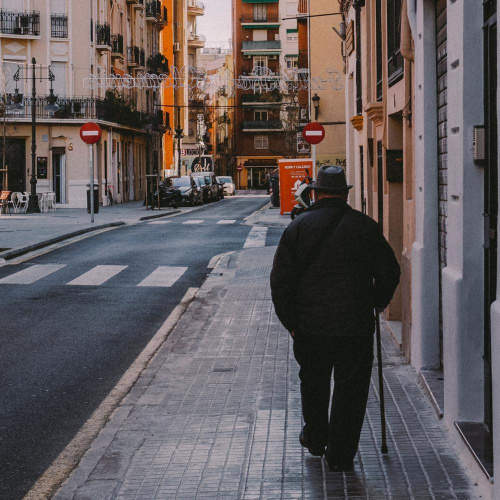
//> input picture No_entry/NoEntry0.bmp, 1000 x 1000 px (shown at 1/2 size)
$ ./hough2   (built with g++ and OpenCV 4)
//> lines starting //> are read from the running program, lines starting //| are printed output that depends on the picture; after the words box and inside, x2 and y2 are one past the last pixel; in counts of white or black regions, pixels touching at a corner belong together
#include <stdio.h>
#include "opencv2/objdetect/objdetect.hpp"
#include "opencv2/opencv.hpp"
#include "opencv2/core/core.hpp"
#include "opencv2/highgui/highgui.hpp"
#include "opencv2/imgproc/imgproc.hpp"
#include <iostream>
#include <stdio.h>
#include <fstream>
#include <vector>
#include <string>

using namespace cv;
using namespace std;

ifstream fin("dataGTNoEntrySigns/dataNoEntry0gt.txt");
ofstream fout("imageResultsFaces/noentry2facesresults.txt");

/** Global variables */
String cascade_name = "NoEntrycascade/cascade.xml";
CascadeClassifier cascade;

/*Global vectors of detected frontal faces and actual ground truths*/
vector<Rect> noentrysign;
vector<Rect> gtnoentrysign;

const int maxRadius = 150;

vector<double> roLocations;
vector<double> thetaLocations;
vector<Point> roThetaLoc;

typedef struct LineParameters {
	//double m, c, theta, ro;
    Point pointStart, pointFinish;
}LineParameters;

typedef struct CircleParameters {
	int x, y, radius;
}CircleParameters;

//vector<CircleParameters> circles;

int*** malloc3dArray(int dim1, int dim2, int dim3)
{
//> called with dim1 = 1001, dim2 = 1001, dim3 = 500
	int i, j, k;
	int*** array = (int***)malloc(dim1 * sizeof(int**));
	for (i = 0; i < dim1; i++) {
		array[i] = (int**)malloc(dim2 * sizeof(int*));
		for (j = 0; j < dim2; j++) {
			array[i][j] = (int*)malloc(dim3 * sizeof(int));
		}
	}
	return array;
}

void free3d(int ***arr, int y, int x, int r)  {
    for (int i = 0; i < y; i++)  {
        for (int j = 0; j < x; j++)  {
            free(arr[i][j]);
        }
        free(arr[i]);
    }
    free(arr);
}

void computeDXDY(Mat input, Mat& dx, Mat& dy)
{
    //Set kernel values and find kernels' radius dimensions to perform convolution
	Mat kernelDx = (Mat_<double>(3, 3) << -1, 0, 1, -2, 0, 2, -1, 0, 1);
	Mat kernelDy = (Mat_<double>(3, 3) << -1, -2, -1, 0, 0, 0, 1, 2, 1);
	int kernelRadiusX = (kernelDx.size[0] - 1) / 2;
	int kernelRadiusY = (kernelDx.size[1] - 1) / 2;

	// Create a padded version of the input or there will be border effects
	cv::Mat paddedInput;
	cv::copyMakeBorder(input, paddedInput, kernelRadiusX, kernelRadiusX, kernelRadiusY, kernelRadiusY, cv::BORDER_REPLICATE);
	// Convolution
	for (int i = 0; i < input.rows; i++) {
		for (int j = 0; j < input.cols; j++) {
			double sumDx = 0.0;
			double sumDy = 0.0;
			for (int m = -kernelRadiusX; m <= kernelRadiusX; m++) {
				for (int n = -kernelRadiusY; n <= kernelRadiusY; n++) {
					// Retrieve filter values
					int imagex = i + m + kernelRadiusX;
					int imagey = j + n + kernelRadiusY;
					int kernelx = m + kernelRadiusX;
					int kernely = n + kernelRadiusY;
					int imageval = (int)paddedInput.at<uchar>(imagex, imagey);
					double kernelDxVal = kernelDx.at<double>(kernelx, kernely);
					double kernelDyVal = kernelDy.at<double>(kernelx, kernely);
					// Perform the convolution
					sumDx += imageval * kernelDxVal;
					sumDy += imageval * kernelDyVal;
				}
			}
			// Store vertical and horizontal lines respectively from the original image
			dx.at<double>(i, j) = (double)sumDx;
			dy.at<double>(i, j) = (double)sumDy;
		}
	}
}

// Create the magnitude image to display edges from the original image
void computeGradientMagnitude(Mat image, Mat dx, Mat dy, Mat& gradientMagnitude) {
	// gradientMagnitude.create(image.rows, image.cols, CV_64F);
	for (int y = 0; y < image.rows; y++) {
		for (int x = 0; x < image.cols; x++) {
			gradientMagnitude.at<double>(y, x) = sqrt(dx.at<double>(y, x) * dx.at<double>(y, x) + dy.at<double>(y, x) * dy.at<double>(y, x));
		}
	}
	normalize(gradientMagnitude, gradientMagnitude, 0, 255, NORM_MINMAX);
}

// Retrieve the direction of the edges. Needed for the creation of the Hough spaces
void computeGradientDirection(Mat image, Mat dx, Mat dy, Mat& gradientDirection) {
	// gradientDirection.create(image.rows, image.cols, CV_64F);
	for (int y = 0; y < image.rows; y++) {
		for (int x = 0; x < image.cols; x++) {
			gradientDirection.at<double>(y, x) = atan2(dy.at<double>(y, x), dx.at<double>(y, x));
		}
	}
}

// Allocate number of rows and columns for the images, perform sobel, magnitude and direction
void sobel(Mat image, Mat& dx, Mat& dy, Mat& gradientMagnitude, Mat& gradientDirection) {
	dx.create(image.rows, image.cols, CV_64F);
	dy.create(image.rows, image.cols, CV_64F);
	gradientMagnitude.create(image.rows, image.cols, CV_64F);
	gradientDirection.create(image.rows, image.cols, CV_64F);
	computeDXDY(image, dx, dy);
	computeGradientMagnitude(image, dx, dy, gradientMagnitude);
	computeGradientDirection(image, dx, dy, gradientDirection);
}

//Thresholding the values of an image - used to store only strong values in the Hough Spaces
void imageTH(Mat image, Mat& resultTH, double thValue) {
	resultTH.create(image.size(), CV_64F);
	for (int y = 0; y < image.rows; y++) {
		for (int x = 0; x < image.cols; x++) {
			double value = image.at<double>(y, x);
			if (value >= thValue) {
				resultTH.at<double>(y, x) = 255.0;
			}
			else if (value < thValue) {
				resultTH.at<double>(y, x) = 0.0;
			}
		}
	}
}

bool validXY(int x, int y, Mat imag) {
    return (x >= 0 && x < imag.cols) && (y >= 0 && y < imag.rows);
}

int countVotesForEachRadius(int*** acc, int r, int rows, int cols) {
	int votes = 0;
	for (int y = 0; y < rows; y++) {
		for (int x = 0; x < cols; x++) {
			votes += acc[y][x][r];
		}
	}
	return votes;
}

void createHoughSpaceCircles(Mat gradientDirection, Mat gradientMagnitude, int***& accumulator) {
	for (int y = 0; y < gradientDirection.rows; y++) {
		for (int x = 0; x < gradientDirection.cols; x++) {
			if (gradientMagnitude.at<double>(y, x) > 0) {
				for (int r = 0; r < maxRadius; r++) {
					unsigned int power = 0;
					while(power <= 3) {
						int xcenter = (int)(x + pow(-1, power) * r * cos(gradientDirection.at<double>(y, x)));
						int ycenter = (int)(y + pow(-1, power) * r * sin(gradientDirection.at<double>(y, x)));
						if (validXY(xcenter, ycenter, gradientDirection)) {
	 							accumulator[ycenter][xcenter][r]++;
	 					}
						power++;
					}
				}
			}
		}
	}
}

void retainBigVotes(int***& accumulator, Mat gradientDirection, unsigned int votesNumber) {
	for (int r = 0; r < maxRadius; r++) {
		for (int y = 0; y < gradientDirection.rows; y++) {
			for (int x = 0; x < gradientDirection.cols; x++) {
				if (accumulator[y][x][r] > votesNumber) {
					accumulator[y][x][r] = 255;
				}
				else {
					accumulator[y][x][r] = 0;
				}
			}
		}
	}
}

//Used when there is guarantee that all the circles have the same radius.
void getMostSuitableRadius(int*** accumulator, Mat gradientDirection, int& corectRadius) {
	//corectRadius = -1;
	int maxSum = -1;
	for (int r = 0; r < maxRadius; r++) {
		int sum = countVotesForEachRadius(accumulator, r, gradientDirection.rows, gradientDirection.cols);
		if (sum > maxSum) {
			maxSum = sum;
			corectRadius = r;
		}
	}
}

void getImageHoughSpace(Mat& accumulatorImage, Mat gradientDirection, int*** accumulator) {
	accumulatorImage.create(gradientDirection.rows, gradientDirection.cols, CV_64F);
	for (int y = 0; y < gradientDirection.rows; y++) {
		for (int x = 0; x < gradientDirection.cols; x++) {
			for (int r = 0; r < maxRadius; r++) {
				accumulatorImage.at<double>(y, x) += accumulator[y][x][r];
			}
		}
	}
}

//TODO: Talk about the "anthill"
void extractNoOfCirclesAndTheirCenteres(Mat gradientDirection, Mat accImag, int& circlesCount, vector<Point>& circlesCenters, int minDist) {

	circlesCount = 0;

	for (int y = 0; y < gradientDirection.rows; y++) {
		for (int x = 0; x < gradientDirection.cols; x++) {
			if (accImag.at<double>(y, x) == 255) {

				Point p;

				p.x = x;
				p.y = y;

				bool flag = true;
				for (int i = 0; i < circlesCenters.size(); i++) {
					if (abs(p.x - circlesCenters[i].x) < minDist && abs(p.y - circlesCenters[i].y) < minDist) {
						flag = false;
						break;
					}
				}
				if (flag) {
					circlesCount++;
					circlesCenters.push_back(p);
				}
			}
		}
	}
}

void getCirclesParamsAndDraw(vector<Point> circlesCenters, int*** accumulator,
								Mat& image, CircleParameters circleparams, vector<CircleParameters>& circles) {
	int count = 0;

	for (int i = 0; i < circlesCenters.size(); i++) {
		int maxi = -1;
		int suitableRadius = -1;
		Point p = circlesCenters[i];
		for (int r = 0; r < maxRadius; r++) {
			if (accumulator[p.y][p.x][r] > maxi) {
				maxi = accumulator[p.y][p.x][r];
				suitableRadius = r;
			}
		}

		circle(image, p, suitableRadius, Scalar(255, 0, 0), 3, CV_AA);

		for (int r = 0; r < maxRadius; r++) {
			if (accumulator[p.y][p.x][r] == maxi && suitableRadius == r) {
				count++;
				circleparams.x = p.x;
				circleparams.y = p.y;
				circleparams.radius = r;
				circles.push_back(circleparams);
			}
		}
	}
}

void hough(Mat gradientDirection, Mat gradientMagnitude, int***& accumulator, Mat& image) {
	Mat accumulatorImage;

	createHoughSpaceCircles(gradientDirection, gradientMagnitude, accumulator);

	retainBigVotes(accumulator, gradientDirection, 30);

	int corectRadius;
	getMostSuitableRadius(accumulator, gradientDirection, corectRadius);

	cout << "BEST RADIUS: " << corectRadius << endl;

	getImageHoughSpace(accumulatorImage, gradientDirection, accumulator);

	normalize(accumulatorImage, accumulatorImage, 0, 255, NORM_MINMAX);

	//imwrite("hough.jpg", accumulatorImage);

	imageTH(accumulatorImage, accumulatorImage, 100);

	// IDEA: Mark neighbours as visited
	int circlesCount;
	vector<Point> circlesCenters;
	vector<CircleParameters> cp;
	CircleParameters circleParamsStructure;

	extractNoOfCirclesAndTheirCenteres(gradientDirection, accumulatorImage, circlesCount, circlesCenters, 55);
	cout << "The number of circles found in the image is: " << circlesCount << "\n";

	getCirclesParamsAndDraw(circlesCenters, accumulator, image, circleParamsStructure, cp);
	//circles.clear();

	Mat copyImage;
	copyImage = image.clone();
	Rect boxAroundCenter;
	Mat croppedBox;

	vector<Rect> boxes;
	vector<Mat> frames;


	for (int i = 0; i < cp.size(); i++) {
		Point center(cp[i].x, cp[i].y);
		int radius = cp[i].radius;

		Rect boxAroundCenter(center.x - radius, center.y - radius, 2 * radius, 2 * radius);

		rectangle(image, Point(boxAroundCenter.x, boxAroundCenter.y), Point(boxAroundCenter.x + boxAroundCenter.width, boxAroundCenter.y + boxAroundCenter.height), Scalar( 255, 255, 255 ), 2);

		boxes.push_back(boxAroundCenter);

	}


	for (int i = 0; i < boxes.size(); i++) {
		croppedBox = copyImage(boxes[i]);
		frames.push_back(croppedBox);
		//imwrite("testCropped" + to_string(i) + ".jpg", croppedBox);
		imwrite("testCropped.jpg", croppedBox);
	}


	imwrite("houghTHCircles.jpg", accumulatorImage);
	//imwrite("corectRadius.jpg", corectRadius);
}

bool checkLineDim(int ro, int diag) {
	return ((ro > 0) && (ro < diag));
}

void clearNeighbours(Mat& image, int minDist, int& linesnumber, vector<Point>& pixels) {

	linesnumber = 0;

	for (int y = 0; y < image.rows; y++) {
		for (int x = 0; x < image.cols; x++) {
			if (image.at<double>(y, x) == 255) {

				Point p;

				p.x = x;
				p.y = y;

				bool flag = true;
				for (int j = 0; j < pixels.size(); j++) {
					if (abs(p.x - pixels[j].x) < minDist && abs(p.y - pixels[j].y < minDist)) {
						flag = false;
						break;
					}

				}

				if (flag) {
					linesnumber++;
					pixels.push_back(p);
				}
			}
		}
	}
}


void getHoughLinesSpace(Mat magnitudeImage, Mat gradDirection, Mat image, vector<double>& thetaLocations,
							vector<double>& roLocations, Mat& houghSpaceLines, unsigned int deltaTheta) {

	// [8 lines of commented-out code are left out]

	const double ro = sqrt((magnitudeImage.rows * magnitudeImage.rows) + (magnitudeImage.cols * magnitudeImage.cols));
	cout << "ro: " << ro << "\n";
	houghSpaceLines.create(cvRound(ro), 360, CV_64F);
	houghSpaceLines = Scalar(0, 0, 0);

	for (int x = 0; x < magnitudeImage.rows; x++) {
		for (int y = 0; y < magnitudeImage.cols; y++) {
			//Check if there is an edge at the given position
			if (magnitudeImage.at<double>(x, y) == 255) {
				//retrieve angle value in radians from direction matrix for this edge
				double thetaRad = gradDirection.at<double>(x, y);
				//convert value of theta into degrees
				int thetaDgr = (thetaRad * 180) / M_PI + 180;  //180 needs to be added to keep the values in range 0 - 360
				//cout << "thetaDgr: " << thetaDgr << "\n";
				//for (int i = thetaDgr - deltaTheta; i <= thetaDgr + deltaTheta; i++) {
					for (int i = 0; i < 360; i++) {
					//allowing some room for error in the gradient direction can cause some
					//very small or very big values for theta to lie outside the range, thus
					//some form of normalization is needed
					//double normDgr = (i + 360) % 360;
					double normDgr = i;
					//in order to write the equation of the line in polar coordinates, we still need to work with radians
					//double thetaVal = (normDgr - 180) * M_PI / 180;
					double thetaVal = normDgr * M_PI / 180.0;
					//equation of the line in polar coordinates
					float currentRo = (y * cos(thetaVal)) + (x * sin(thetaVal));
					//cout << "currentRo: " << currentRo << "\n";
					if (checkLineDim(currentRo, ro)) {
						houghSpaceLines.at<double>(currentRo, normDgr)++; //here I am gathering "votes" for the coordinates of the peacks
						//cout << "hough space: " << houghSpaceLines.at<double>(ro, normDgr) << " ";
					}

				}

			}

		}
	}

	//normalize the image
	//normalize(houghSpaceLines, houghSpaceLines, 0, 255, NORM_MINMAX);


	imageTH(houghSpaceLines, houghSpaceLines, houghSpaceLines.cols/2);

	// [11 lines of commented-out code are left out]

	imwrite("houghSpaceLines.jpg", houghSpaceLines);
}

int getLineEq(int x, float m, float c) {
	return (m * x + c);
}

void extractLinesFromPeacks(Mat& originalImage, Mat houghSpaceLines, vector<Point> roThetaLocations) {

	vector<LineParameters> lineCoordinates;

	int linesno;
	//vector<Point> roThetaLocations;
	clearNeighbours(houghSpaceLines, 20, linesno, roThetaLocations);
	cout << "LINES NO: " << linesno << "\n";

	const int xStart = 0, xEnd = originalImage.cols, xHeight = originalImage.rows;
	int yStart, yEnd;

	//cout << roThetaLocations.size();

	for (int i = 0; i < roThetaLocations.size(); i++) {

		//Point point1, point2;
		double theta = roThetaLocations[i].x;
		theta = theta * M_PI / 180.0;
		double rho = roThetaLocations[i].y;
     	double m, c;
		//double radians = theta * (M_PI/ 180);

		//cout << radians;

		m = - cos(theta) / sin(theta);
		//cout << "m :" << m << "\n";
		c = rho / sin(theta);
		//cout << "c: " << c << "\n";

		if (theta == 0) {

			Point point1(rho, rho);
			Point point2(1, xHeight);
			line(originalImage, point1, point2, (0, 0, 255), 2);
		} else {

			yStart = m * xStart + c;
			//cout << "YSTART: " << yStart << "\n";
			yEnd = m * xEnd + c;
			//cout << "YEND: " << yStart << "\n";
			Point p1(xStart, yStart);
			Point p2(xEnd, yEnd);

			line(originalImage, p1, p2, (0, 0, 255), 2);
		}
	}
}


// [35 lines of commented-out code are left out]


int sumRadius[445][545];
int main(int argc, char** argv) {
	int*** ipppArr;
	//int dim1 = 342, dim2 = 442, dim3 = 70; //coins1
	// int dim1 = 519, dim2 = 493, dim3 = 101; //coins2
	// int dim1 = 319, dim2 = 361, dim3 = 101; //coins3
	 int dim1 = 1001, dim2 = 1001, dim3 = 500; // NoEntry0.bmp
	int i, j, k;
	ipppArr = malloc3dArray(dim1, dim2, dim3);
	for (i = 0; i < dim1; ++i)
		for (j = 0; j < dim2; ++j)
			for (k = 0; k < dim3; ++k)
				ipppArr[i][j][k] = 0;
	// [4 lines of commented-out code are left out]
	Mat image;
    //image = imread("No_entry/NoEntry10.bmp", 1);
	image = imread("No_entry/NoEntry0.bmp");
//> image is the input picture: 1000 rows x 1000 cols, CV_8UC3; mean B, G, R 91.5, 90.2, 97.8
	// [7 lines of commented-out code are left out]
	Mat gray_image;
	cvtColor(image, gray_image, COLOR_BGR2GRAY);
	Mat dx;
	Mat dy;
	Mat gradientMagnitude;
	Mat gradientMagnitudeTH;
	Mat gradientDirection;
	// medianBlur(gray_image, gray_image, 5);
	GaussianBlur(gray_image, gray_image, Size(3, 3), 0, 0, BORDER_DEFAULT);
	imwrite("gaussian_blur.png", gray_image);

	sobel(gray_image, dx, dy, gradientMagnitude, gradientDirection);
//> after the loop in computeDXDY, `for (int i = 0; i < input.rows; i++)`:
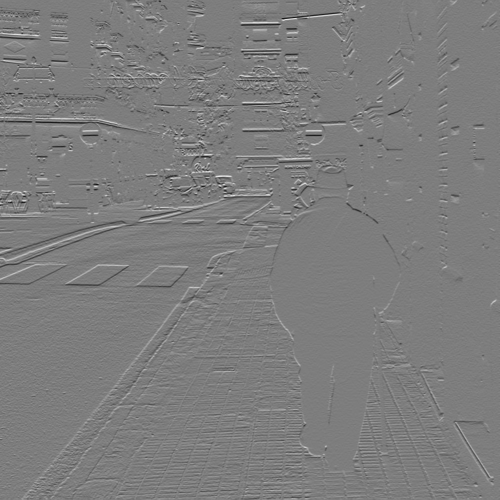
//> dy: 1000 rows x 1000 cols, CV_64FC1 (shown at 1/2 size); min -479, max 494, mean -0.1; drawn with min black and max white
//> after the loop in computeGradientDirection, `for (int y = 0; y < image.rows; y++)`:
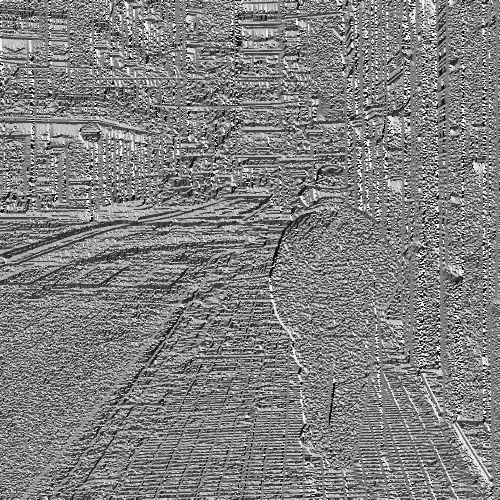
//> gradientDirection: 1000 rows x 1000 cols, CV_64FC1 (shown at 1/2 size); min -3.14, max 3.14, mean 0.0323; drawn with min black and max white
	// gradImageTH(gradientMagnitude, gradientMagnitudeTH);
	imwrite("magnitude_NO_TH.jpg", gradientMagnitude);
	imageTH(gradientMagnitude, gradientMagnitude, 70);
//> after the loop in imageTH, `for (int y = 0; y < image.rows; y++)`:
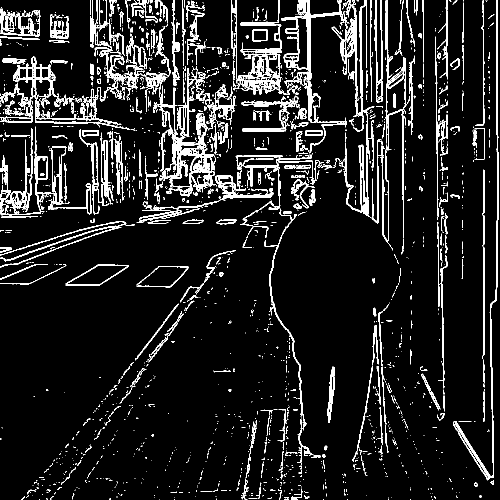
//> resultTH: 1000 rows x 1000 cols, CV_64FC1 (shown at 1/2 size); 9.9% white in thin lines or dots
	//threshold(gradientMagnitude, gradientMagnitude, 70, 255, THRESH_BINARY);
	imwrite("dx.jpg", dx);
	imwrite("dy.jpg", dy);
	imwrite("magnitude.jpg", gradientMagnitude);
	imwrite("direction.jpg", gradientDirection);
	hough(gradientDirection, gradientMagnitude, ipppArr, image);
//> the loop in getMostSuitableRadius, `for (int r = 0; r < maxRadius; r++)` made 150 passes
//> (sum, maxSum) on passes 1, 22, 23: (0, 0), (255, 255), (510, 510)
//> sum on passes 2 to 7: 0, 0, 0, 0, 0, 0
//> after the loop in getMostSuitableRadius, `for (int r = 0; r < maxRadius; r++)`: maxSum = 510; corectRadius = 22
//| BEST RADIUS: 22
//> after the loop in getImageHoughSpace, `for (int y = 0; y < gradientDirection.rows; y++)`:
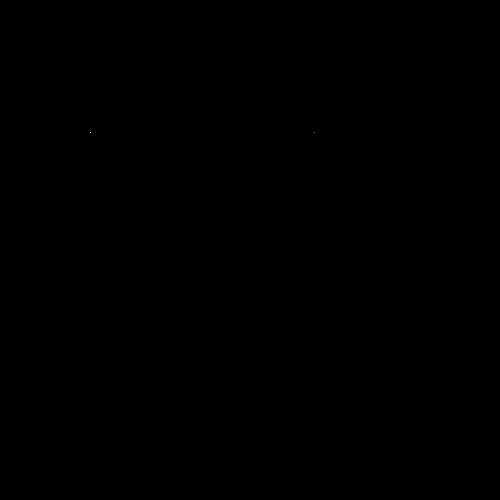
//> accumulatorImage: 1000 rows x 1000 cols, CV_64FC1 (shown at 1/2 size); 0% white in thin lines or dots, all inside (x1, y1, x2, y2) = (180, 265, 629, 266)
//> after the loop in extractNoOfCirclesAndTheirCenteres, `for (int y = 0; y < gradientDirection.rows; y++)`: circlesCount = 2; circlesCenters = 2 Points (x, y): [180, 265], [628, 265]
//> in hough, `extractNoOfCirclesAndTheirCenteres(gradientDirection, accumulatorImage..`: circlesCount = 2; circlesCenters = 2 Points (x, y): [180, 265], [628, 265]
//| The number of circles found in the image is: 2
//> the loop in getCirclesParamsAndDraw, `for (int i = 0; i < circlesCenters.size(); i++)` made 2 passes
//> (p, maxi, suitableRadius, count) on passes 1 to 2: (Point(180, 265), 255, 22, 1), (Point(628, 265), 255, 21, 2)
//> after the loop in getCirclesParamsAndDraw, `for (int i = 0; i < circlesCenters.size(); i++)`:
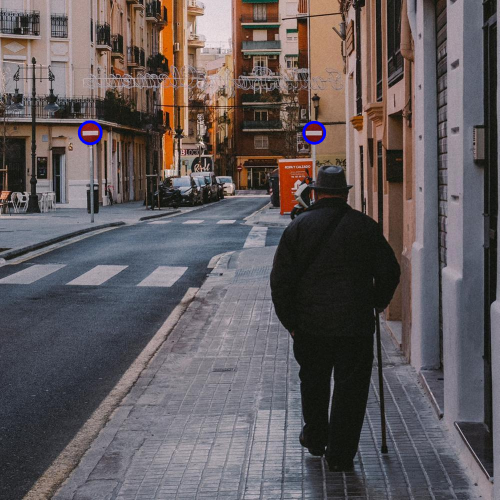
//> image: 1000 rows x 1000 cols, CV_8UC3 (shown at 1/2 size); 0.19% of pixels changed, all inside (x1, y1, x2, y2) = (155, 240, 653, 291)
//> after the loop in getCirclesParamsAndDraw, `for (int i = 0; i < circlesCenters.size(); i++)`: count = 2; circles = 2 items
//> the loop in hough, `for (int i = 0; i < cp.size(); i++)` made 2 passes
//> (center, radius, boxAroundCenter) on passes 1 to 2: (Point(180, 265), 22, Rect(158, 243, 44, 44)), (Point(628, 265), 21, Rect(607, 244, 42, 42))
//> after the loop in hough, `for (int i = 0; i < cp.size(); i++)`: image: 1000 rows x 1000 cols, CV_8UC3; 0.1% of pixels changed, all inside (x1, y1, x2, y2) = (157, 242, 651, 289)
//> the loop in hough, `for (int i = 0; i < boxes.size(); i++)` made 2 passes
	imwrite("CircleDetections/detected.png", image);

	Mat houghSpaceLines;
	getHoughLinesSpace(gradientMagnitude, gradientDirection, gray_image,
						thetaLocations, roLocations, houghSpaceLines, 5);
//| ro: 1414.21
//> call 3 of imageTH, with thValue = 180
//> after the loop in imageTH (call 3), `for (int y = 0; y < image.rows; y++)`:
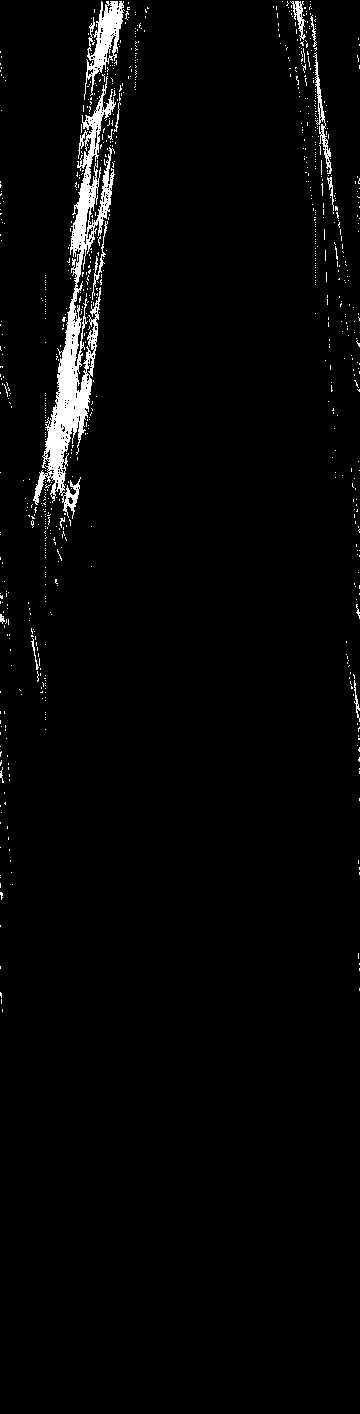
//> resultTH: 1414 rows x 360 cols, CV_64FC1; 2.6% white; 829 white regions (814 under 20 px), largest, box (x1, y1, x2, y2) and area: (33, 76, 116, 519) 8088, (84, 1, 125, 100) 1535, (313, 52, 332, 174) 447
	//cout << thetaLocations.size();
	imwrite("houghSpaceLines.jpg", houghSpaceLines);

	extractLinesFromPeacks(image, houghSpaceLines, roThetaLoc);
//> the loop in clearNeighbours, `for (int y = 0; y < image.rows; y++)` made 1414 passes
//> linesnumber on passes 1 to 3: 0, 4, 4
//> after the loop in clearNeighbours, `for (int y = 0; y < image.rows; y++)`: linesnumber = 167; pixels = 167 Points (x, y), first 12: [101, 1], [121, 1], [282, 1], [302, 1], [147, 7], [93, 21], [113, 21], [298, 21], [278, 23], [139, 27], [358, 38], [89, 41]
//> in extractLinesFromPeacks, `clearNeighbours(houghSpaceLines, 20, linesno, roThetaLocations);`: linesno = 167; roThetaLocations has the same summary as pixels in clearNeighbours
//| LINES NO: 167
//> the loop in extractLinesFromPeacks, `for (int i = 0; i < roThetaLocations.size(); i++)` made 167 passes
//> (theta, rho, m, c, yStart, yEnd, p1, p2) on passes 1 to 9: (1.76, 1, 0.194, 1.02, 1, 195, Point(0, 1), Point(1000, 195)), (2.11, 1, 0.601, 1.17, 1, 602, Point(0, 1), Point(1000, 602)), (4.92, 1, 0.213, -1.02, -1, 211, Point(0, -1), Point(1000, 211)), (5.27, 1, 0.625, -1.18, -1, 623, Point(0, -1), Point(1000, 623)), (2.57, 7, 1.54, 12.85, 12, 1552, Point(0, 12), Point(1000, 1552)), (1.62, 21, 0.0524, 21.03, 21, 73, Point(0, 21), Point(1000, 73)), (1.97, 21, 0.424, 22.81, 22, 447, Point(0, 22), Point(1000, 447)), (5.2, 21, 0.532, -23.78, -23, 507, Point(0, -23), Point(1000, 507)), (4.85, 23, 0.141, -23.23, -23, 117, Point(0, -23), Point(1000, 117))
//> (theta, rho, m, c, yStart, yEnd) on pass 55: (1.24, 221, -0.344, 233.7, 233, -110)
//> after the loop in extractLinesFromPeacks, `for (int i = 0; i < roThetaLocations.size(); i++)`:
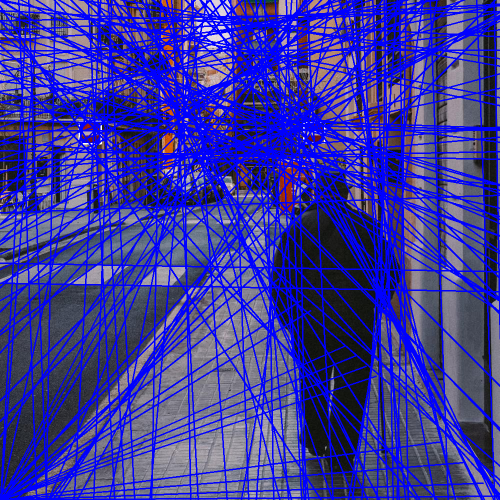
//> originalImage: 1000 rows x 1000 cols, CV_8UC3 (shown at 1/2 size); mean B, G, R 155.2, 56.1, 59.5
	imwrite("evidence.jpg", image);

	return 0;
}
